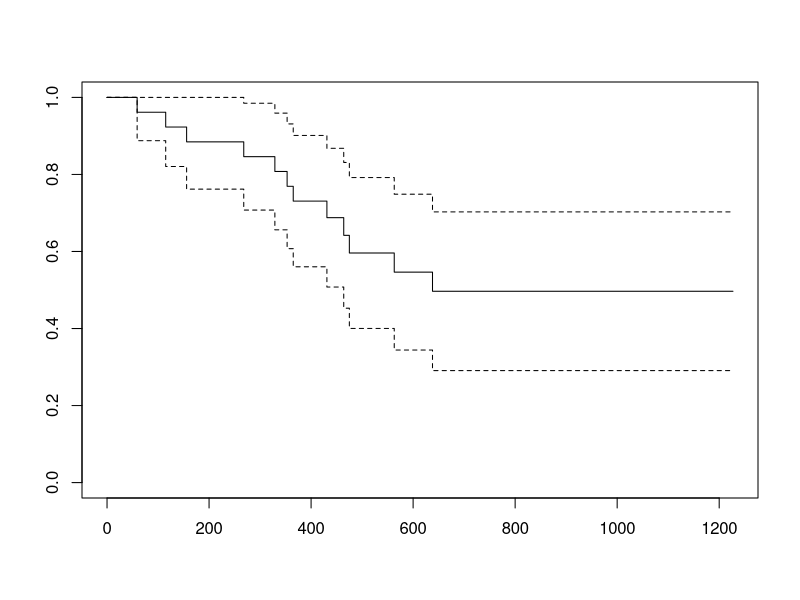

This chart was generated by the following R code: (Note: this script raises an error after producing the figure.)
## ---- chunk 1
#| message: false
# Load the survival package
library(survival)
library(tidyverse)

# Create vectors for event times and censoring status

time <- c(5,8,8,9,10,10,10)
censor <- c(1,1,1,1,0,0,0)

# Compute Kaplan-Meier estimates
KM.obj <- survfit(Surv(time,censor)~1, conf.type="none")
## ---- chunk 2
summary(KM.obj)
## ---- chunk 3
# Load and analyze ovarian cancer survival data
KM.obj <- survfit(Surv(futime, fustat)~1, data=ovarian, conf.type="plain")
summary(KM.obj)
plot(KM.obj)
## ---- chunk 4
KM.obj <- survfit(Surv(futime, fustat)~1, data=ovarian, conf.type="log-log")
summary(KM.obj)
## ---- chunk 5
#| message: false
# Load and analyze halibut survival data
halibut <- read_table(here::here("data", "Halibut.txt"))
KM.obj <- survfit(Surv(TIME, CENSOR)~1, data=halibut, conf.type="log-log")
KM.obj$
summary(KM.obj)
plot(KM.obj)
## ---- chunk 6
KM.obj
